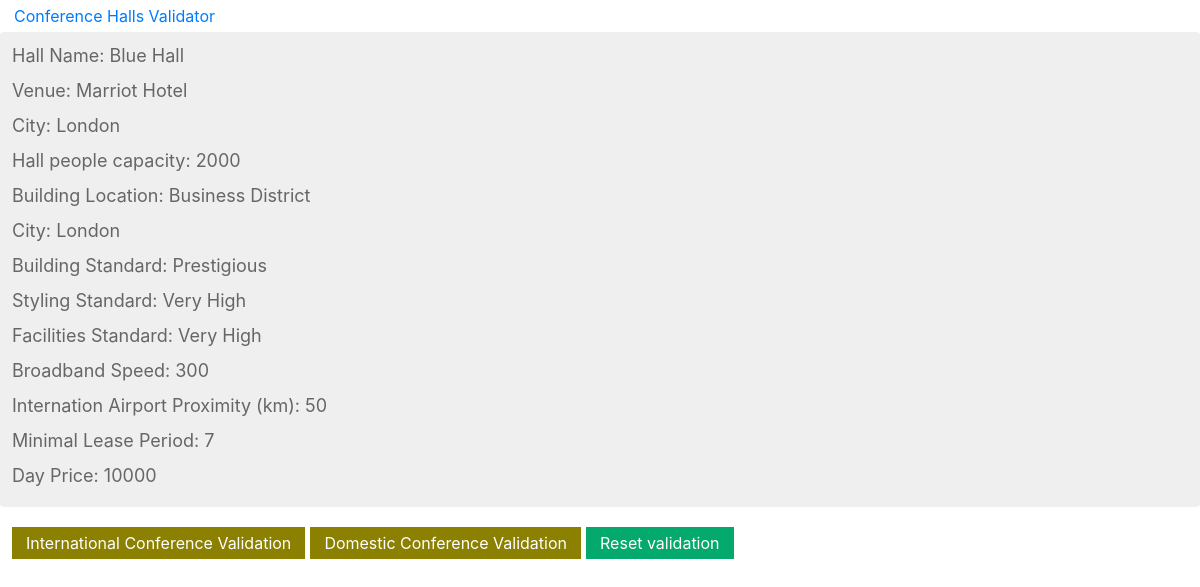
/1/, run on the app's committed database.
### validator/models.py (models this page shows, shortened)
class Conf_hall(models.Model):
	hall_name = models.CharField(max_length=30, db_index=True, default="")
	venue = models.CharField(max_length=30, db_index=True, default="")
	city = models.CharField(max_length=30, db_index=True, default="")
	hall_people_capacity = models.CharField(max_length=30, db_index=True, default="")
	building_location = models.CharField(max_length=30, db_index=True, default="")
	building_standard = models.CharField(max_length=30, db_index=True, default="")
	interior_styling_standard = models.CharField(max_length=30, db_index=True, default="")
	video_conferencing_facilities_standard = models.CharField(max_length=30, db_index=True, default="")
	broadband_speed = models.DecimalField(max_digits=20, decimal_places=0, default=0)
	international_airport_proximity = models.DecimalField(max_digits=20, decimal_places=0, default=0)
	minimum_lease_period = models.DecimalField(max_digits=20, decimal_places=0, default=0)
	day_price = models.DecimalField(max_digits=20, decimal_places=0, default=0)
	class Meta:
		ordering = ('hall_name',)
		verbose_name = 'conf_hall'
		verbose_name_plural = 'conf_halls'

### validator/views.py (the view)
# urls.py: path('<int:id>/', views.conf_hall_detail, name='conf_hall_detail'),
def conf_hall_detail(request, id):
	conf_hall = get_object_or_404(Conf_hall, id=id)
	return render(request, 'validator/conf_hall/detail.html', {'conf_hall': conf_hall})

### validator/templates/validator/conf_hall/detail.html (shortened to what this page needs)
{% extends "validator/base.html" %}
{% load static %}
{% block content %}
	<div class="conf_hall-detail">
		<div class="record_data">
		  <label id="hall_name_label">Hall Name: </label>
		  <label id="hall_name">{{ conf_hall.hall_name }}</label>
		</div>
		<div class="record_data">
		  <label id="venue_label">Venue: </label>
		  <label id="venue">{{ conf_hall.venue }}</label>
		</div>
		<div class="record_data">
		  <label id="city_label">City: </label>
		  <label id="city">{{ conf_hall.city }}</label>
		</div>
		<div class="record_data">
		  <label id="hall_people_capacity_label">Hall people capacity: </label>
		  <label id="hall_people_capacity">{{ conf_hall.hall_people_capacity }}</label>
		</div>
		<div class="record_data">
		  <label id="building_location_label">Building Location: </label>
		  <label id="building_location">{{ conf_hall.building_location }}</label>
		</div>
		<div class="record_data">
		  <label id="city_label">City: </label>
		  <label id="city">{{ conf_hall.city }}</label>
		</div>
		<div class="record_data">
		  <label id="building_standard_label">Building Standard: </label>
		  <label id="building_standard">{{ conf_hall.building_standard }}</label>
		</div>
		<div class="record_data">
		  <label id="interior_styling_standard_label">Styling Standard: </label>
		  <label id="interior_styling_standard">{{ conf_hall.interior_styling_standard }}</label>
		</div>
		<div class="record_data">
		  <label id="video_conferencing_facilities_standard_label">Facilities Standard: </label>
		  <label id="video_conferencing_facilities_standard">{{ conf_hall.video_conferencing_facilities_standard }}</label>
		</div>
		<div class="record_data">
		  <label id="broadband_speed_label">Broadband Speed: </label>
		  <label id="broadband_speed">{{ conf_hall.broadband_speed }}</label>
		</div>
		<div class="record_data">
		  <label id="international_airport_proximity_label">Internation Airport Proximity (km): </label>
		  <label id="international_airport_proximity">{{ conf_hall.international_airport_proximity }}</label>
		</div>
		<div class="record_data">
		  <label id="minimum_lease_period_label">Minimal Lease Period: </label>
		  <label id="minimum_lease_period">{{ conf_hall.minimum_lease_period }}</label>
		</div>
		<div class="record_data">
		  <label id="day_price_label">Day Price: </label>
		  <label id="day_price">{{ conf_hall.day_price }}</label>
		</div>
	</div>
	<div class="validation_1">
		<button type="button" id="international_conference_button" class="validation_button">International Conference Validation</button>
		<button type="button" id="domestic_conference_button" class="validation_button">Domestic Conference Validation</button>
		<button type="button" id="reset_validation_button" class="reset_validation_button">Reset validation</button>
	</div>
{% endblock %}

### validator/static/css/base.css (style rules this page uses)
:root { --success-color: #2ecc71; --error-color: #e74c3c; }
body { margin:0; padding:0; font-family:helvetica, sans-serif; }
.conf_hall-detail { visibility: visible; width:1200px; font-size:18px; margin-bottom:10px; padding:10px 12px; border:0; background:#efefef; color:#666; border-radius:4px; }
.validation_1 { font-size:18px; margin-bottom:10px; padding:10px 12px; border:0; border-radius:4px; }
.validation_button { background-color: #8B8000; border: none; color: white; padding: 4px 14px; text-align: center; text-decoration: none; display: inline-block; font-size: 16px; }
.reset_validation_button { background-color: #04AA6D; border: none; color: white; padding: 4px 14px; text-align: center; text-decoration: none; display: inline-block; font-size: 16px; }

### data on the page
Conf_hall: hall_name "Blue Hall", venue "Marriot Hotel", city "London", hall_people_capacity "2000", building_location "Business District", building_standard "Prestigious", interior_styling_standard "Very High", video_conferencing_facilities_standard "Very High", broadband_speed "300", international_airport_proximity "50", minimum_lease_period "7", day_price "10000"
